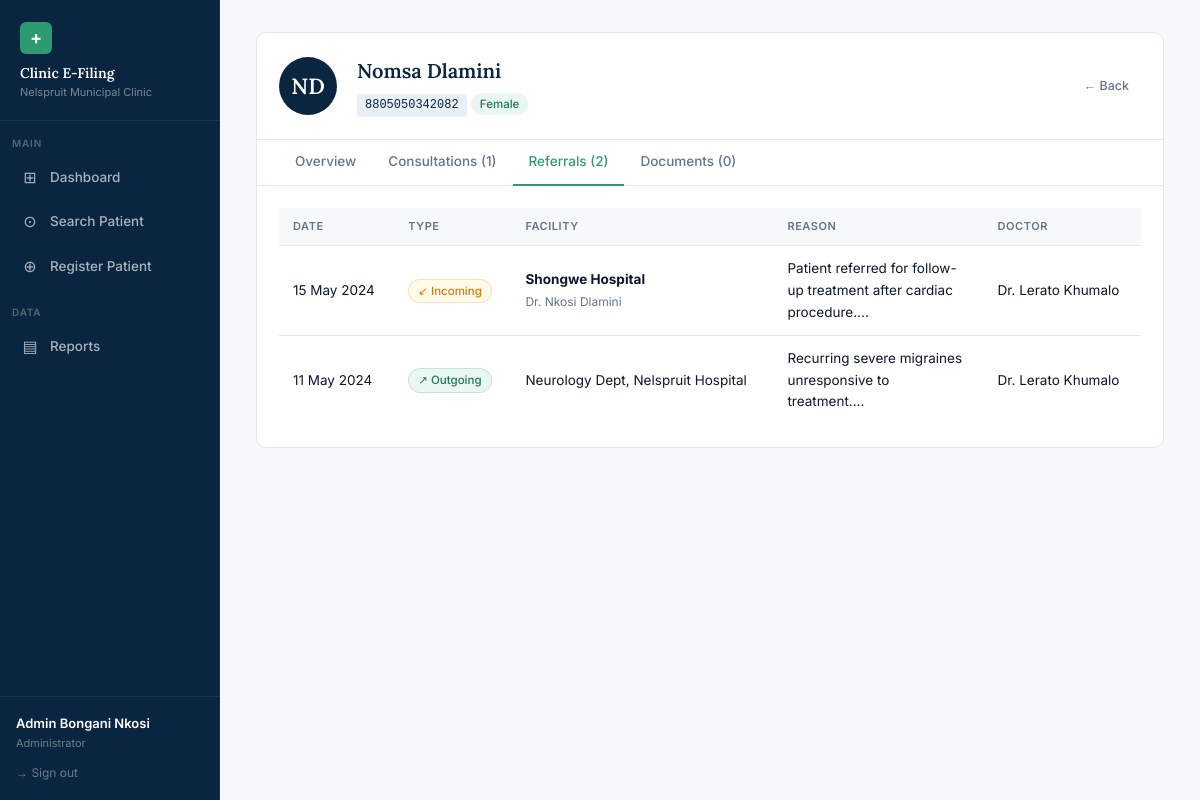
Page /profile.php?id=2&tab=referrals (signed in) on the committed database.
### tables this page shows
CREATE TABLE IF NOT EXISTS patients (
    patient_id      INT AUTO_INCREMENT PRIMARY KEY,
    id_number       VARCHAR(13) NOT NULL UNIQUE,
    first_name      VARCHAR(50) NOT NULL,
    last_name       VARCHAR(50) NOT NULL,
    date_of_birth   DATE,
    gender          ENUM('Male','Female','Other') NOT NULL,
    contact_number  VARCHAR(15),
    email           VARCHAR(100),
    address_id      INT,
    created_by      INT,
    created_at      DATETIME DEFAULT CURRENT_TIMESTAMP,
    FOREIGN KEY (address_id) REFERENCES addresses(address_id) ON DELETE SET NULL,
    FOREIGN KEY (created_by) REFERENCES staff(staff_id)       ON DELETE SET NULL
);

CREATE TABLE IF NOT EXISTS referrals (
    referral_id          INT AUTO_INCREMENT PRIMARY KEY,
    patient_id           INT  NOT NULL,
    staff_id             INT  NOT NULL,
    referral_date        DATE NOT NULL,
    referred_to          VARCHAR(100) NOT NULL,
    reason               TEXT,
    referral_type        ENUM('Outgoing','Incoming') DEFAULT 'Outgoing',
    referring_facility   VARCHAR(100) NULL,
    referring_doctor     VARCHAR(100) NULL,
    referral_letter_path VARCHAR(255) NULL,
    document_path        VARCHAR(255),
    created_at           DATETIME DEFAULT CURRENT_TIMESTAMP,
    FOREIGN KEY (patient_id) REFERENCES patients(patient_id)  ON DELETE CASCADE,
    FOREIGN KEY (staff_id)   REFERENCES staff(staff_id)       ON DELETE CASCADE
);

CREATE TABLE IF NOT EXISTS staff (
    staff_id     INT AUTO_INCREMENT PRIMARY KEY,
    full_name    VARCHAR(100) NOT NULL,
    role         ENUM('Doctor','Nurse','Receptionist','Administrator') NOT NULL,
    username     VARCHAR(50)  NOT NULL UNIQUE,
    password     VARCHAR(255) NOT NULL,
    email        VARCHAR(100),
    is_active    TINYINT(1)   DEFAULT 1,
    created_at   DATETIME     DEFAULT CURRENT_TIMESTAMP
);

### profile.php (the view, shortened to what this page needs)
<?php
require_once 'db.php';
$pid = (int)($_GET['id'] ?? 0);
$stmt = $conn->prepare(
    "SELECT p.*, a.street, a.suburb, a.city, a.province, a.postal_code, s.full_name AS registered_by
     FROM patients p
     LEFT JOIN addresses a ON p.address_id = a.address_id
     LEFT JOIN staff s     ON p.created_by  = s.staff_id
     WHERE p.patient_id = ?"
);
$stmt->bind_param('i', $pid); $stmt->execute();
$p = $stmt->get_result()->fetch_assoc();
$consults = $conn->prepare(
    "SELECT c.*, s.full_name AS doctor_name FROM consultations c
     JOIN staff s ON c.staff_id=s.staff_id WHERE c.patient_id=? ORDER BY c.visit_date DESC"
);
$consults->bind_param('i', $pid); $consults->execute();
$consults = $consults->get_result();
$refs = $conn->prepare(
    "SELECT r.*, s.full_name AS doctor_name FROM referrals r
     JOIN staff s ON r.staff_id=s.staff_id WHERE r.patient_id=? ORDER BY r.referral_date DESC"
);
$refs->bind_param('i', $pid); $refs->execute();
$refs = $refs->get_result();
$docs = $conn->prepare(
    "SELECT d.*, s.full_name AS uploaded_by FROM medical_documents d
     JOIN staff s ON d.staff_id=s.staff_id WHERE d.patient_id=? ORDER BY d.upload_date DESC"
);
$docs->bind_param('i', $pid); $docs->execute();
$docs = $docs->get_result();
$tab      = $_GET['tab'] ?? 'overview';
$initials = strtoupper(substr($p['first_name'],0,1).substr($p['last_name'],0,1));
?>
<!DOCTYPE html>
<html lang="en">
<head>
    <link rel="stylesheet" href="style.css">
</head>
<body>
<?php require_once 'includes.php'; ?>
<div class="main">
    <div class="card">
        <div class="patient-hero">
            <div class="patient-avatar"><?= $initials ?></div>
            <div style="flex:1;">
                <div class="patient-hero-name"><?= htmlspecialchars($p['first_name'].' '.$p['last_name']) ?></div>
                <div class="patient-hero-id"><?= htmlspecialchars($p['id_number']) ?></div>
                <span class="badge <?= $p['gender']==='Male'?'badge-navy':'badge-green' ?>" style="margin-top:6px;display:inline-flex;">
                    <?= $p['gender'] ?>
                </span>
            </div>
            <div style="display:flex;gap:8px;flex-wrap:wrap;">
                <a href="search.php" class="btn btn-ghost btn-sm">&larr; Back</a>
            </div>
        </div>
        <div class="tabs">
            <a href="?id=<?= $pid ?>&tab=overview"      class="<?= $tab==='overview'      ?'active':'' ?>">Overview</a>
            <a href="?id=<?= $pid ?>&tab=consultations"  class="<?= $tab==='consultations'  ?'active':'' ?>">Consultations (<?= $consults->num_rows ?>)</a>
            <a href="?id=<?= $pid ?>&tab=referrals"      class="<?= $tab==='referrals'      ?'active':'' ?>">Referrals (<?= $refs->num_rows ?>)</a>
            <a href="?id=<?= $pid ?>&tab=documents"      class="<?= $tab==='documents'      ?'active':'' ?>">Documents (<?= $docs->num_rows ?>)</a>
        </div>
        <?php if ($tab === 'overview'): ?>
        <div class="card-body">
            <div style="display:grid;grid-template-columns:1fr 1fr;gap:32px;">
                <div>
                    <p style="font-size:12px;font-weight:600;color:var(--slate);text-transform:uppercase;letter-spacing:.05em;margin-bottom:14px;">Personal Details</p>
                    <?php
                    $fields = [
                        'Full Name'     => $p['first_name'].' '.$p['last_name'],
                        'SA ID Number'  => $p['id_number'],
                        'Date of Birth' => $p['date_of_birth'] ? date('d F Y', strtotime($p['date_of_birth'])) : '—',
                        'Gender'        => $p['gender'],
                        'Contact'       => $p['contact_number'] ?? '—',
                        'Email'         => $p['email'] ?? '—',
                    ];
                    foreach ($fields as $label => $value):
                    ?>
                    <div style="display:flex;justify-content:space-between;padding:9px 0;border-bottom:1px solid var(--border);">
                        <span style="color:var(--slate);font-size:13px;"><?= $label ?></span>
                        <span style="font-weight:500;font-size:13px;"><?= htmlspecialchars($value) ?></span>
                    </div>
                    <?php endforeach; ?>
                </div>
                <div>
                    <p style="font-size:12px;font-weight:600;color:var(--slate);text-transform:uppercase;letter-spacing:.05em;margin-bottom:14px;">Address</p>
                    <?php
                    $addr = [
                        'Street'      => $p['street']      ?? '—',
                        'Suburb'      => $p['suburb']      ?? '—',
                        'City'        => $p['city']        ?? '—',
                        'Province'    => $p['province']    ?? '—',
                        'Postal Code' => $p['postal_code'] ?? '—',
                    ];
                    foreach ($addr as $label => $value):
                    ?>
                    <div style="display:flex;justify-content:space-between;padding:9px 0;border-bottom:1px solid var(--border);">
                        <span style="color:var(--slate);font-size:13px;"><?= $label ?></span>
                        <span style="font-weight:500;font-size:13px;"><?= htmlspecialchars($value) ?></span>
                    </div>
                    <?php endforeach; ?>
                    <div style="margin-top:14px;font-size:12px;color:var(--slate-light);">
                        Registered by <?= htmlspecialchars($p['registered_by'] ?? 'Unknown') ?>
                        on <?= date('d F Y', strtotime($p['created_at'])) ?>
                    </div>
                </div>
            </div>
        </div>
        <?php elseif ($tab === 'referrals'): ?>
        <div class="card-body">
            <?php if ($refs->num_rows === 0): ?>
            <div class="alert alert-info">&#9432; No referrals recorded yet.</div>
            <?php else: ?>
            <div class="table-wrap">
                <table>
                    <thead><tr><th>Date</th><th>Type</th><th>Facility</th><th>Reason</th><th>Doctor</th></tr></thead>
                    <tbody>
                    <?php while ($r = $refs->fetch_assoc()):
                        $is_incoming = ($r['referral_type'] ?? 'Outgoing') === 'Incoming';
                    ?>
                    <tr>
                        <td><?= date('d M Y', strtotime($r['referral_date'])) ?></td>
                        <td>
                            <?php if ($is_incoming): ?>
                            <span class="referral-incoming">&#8601; Incoming</span>
                            <?php else: ?>
                            <span class="referral-outgoing">&#8599; Outgoing</span>
                            <?php endif; ?>
                        </td>
                        <td>
                            <?php if ($is_incoming): ?>
                            <strong><?= htmlspecialchars($r['referring_facility'] ?? '—') ?></strong>
                            <?php if ($r['referring_doctor']): ?>
                            <br><span style="font-size:12px;color:var(--slate);"><?= htmlspecialchars($r['referring_doctor']) ?></span>
                            <?php endif; ?>
                            <?php else: ?>
                            <?= htmlspecialchars($r['referred_to']) ?>
                            <?php endif; ?>
                        </td>
                        <td style="max-width:200px;"><?= htmlspecialchars(substr($r['reason'] ?? '', 0, 80)) ?>...</td>
                        <td><?= htmlspecialchars($r['doctor_name']) ?></td>
                    </tr>
                    <?php endwhile; ?>
                    </tbody>
                </table>
            </div>
            <?php endif; ?>
        </div>
        <?php endif; ?>
    </div>
</div>
</body>
</html>

### style.css (style rules this page uses)
:root { --navy: #0A2540; --navy-mid: #1A3A5C; --navy-light: #E8EFF6; --green: #2D9B6F; --green-dark: #1E7A54; --green-light: #EAF6F0; --white: #FFFFFF; --bg: #F7F8FA; --border: #E2E8F0; --slate: #64748B; --slate-light: #94A3B8; --text: #0F172A; --danger: #DC2626; --danger-lt: #FEF2F2; --warning: #D97706; --warning-lt: #FFFBEB; --sidebar-w: 220px; --radius: 6px; --radius-lg: 10px; }
*, *::before, *::after { box-sizing: border-box; margin: 0; padding: 0; }
html { font-size: 15px; -webkit-font-smoothing: antialiased; }
body { font-family: 'Inter', system-ui, sans-serif; background: var(--bg); color: var(--text); line-height: 1.6; }
.main { margin-left: var(--sidebar-w); min-height: 100vh; padding: 32px 36px; }
.card { background: var(--white); border: 1px solid var(--border); border-radius: var(--radius-lg); margin-bottom: 20px; overflow: hidden; }
.card-body { padding: 22px; }
.table-wrap { overflow-x: auto; }
table { width: 100%; border-collapse: collapse; font-size: 13.5px; }
table thead th { padding: 10px 14px; text-align: left; font-size: 11px; font-weight: 600; color: var(--slate); text-transform: uppercase; letter-spacing: .05em; border-bottom: 1px solid var(--border); background: var(--bg); }
table tbody tr { border-bottom: 1px solid var(--border); transition: background .1s; }
table tbody tr:last-child { border-bottom: none; }
table tbody td { padding: 12px 14px; vertical-align: middle; color: var(--text); }
.badge { display: inline-flex; align-items: center; gap: 4px; padding: 2px 9px; border-radius: 20px; font-size: 11.5px; font-weight: 500; }
.badge-green { background: var(--green-light); color: var(--green-dark); }
.btn { display: inline-flex; align-items: center; gap: 6px; padding: 8px 16px; border-radius: var(--radius); font-size: 13.5px; font-weight: 500; font-family: 'Inter', sans-serif; cursor: pointer; border: 1px solid transparent; text-decoration: none; transition: background .15s, border-color .15s, color .15s; white-space: nowrap; }
.btn-ghost { background: transparent; color: var(--slate); border-color: transparent; }
.btn-sm { padding: 5px 11px; font-size: 12.5px; }
.patient-hero { display: flex; align-items: center; gap: 20px; padding: 22px; border-bottom: 1px solid var(--border); }
.patient-avatar { width: 58px; height: 58px; border-radius: 50%; background: var(--navy); color: #fff; display: flex; align-items: center; justify-content: center; font-family: 'Lora', serif; font-size: 22px; font-weight: 600; flex-shrink: 0; }
.patient-hero-name { font-family: 'Lora', Georgia, serif; font-size: 20px; font-weight: 600; color: var(--navy); }
.patient-hero-id { font-size: 12px; font-family: 'Courier New', monospace; background: var(--navy-light); color: var(--navy); padding: 2px 8px; border-radius: 4px; display: inline-block; margin-top: 4px; }
.tabs { display: flex; gap: 0; border-bottom: 1px solid var(--border); padding: 0 22px; }
.tabs a { padding: 11px 16px; font-size: 13.5px; font-weight: 500; color: var(--slate); text-decoration: none; border-bottom: 2px solid transparent; margin-bottom: -1px; transition: color .15s, border-color .15s; }
.tabs a.active { color: var(--green); border-bottom-color: var(--green); }
.referral-incoming { display: inline-flex; align-items: center; gap: 5px; font-size: 11.5px; font-weight: 500; color: var(--warning); background: var(--warning-lt); border: 1px solid rgba(217,119,6,.2); padding: 2px 9px; border-radius: 20px; }
.referral-outgoing { display: inline-flex; align-items: center; gap: 5px; font-size: 11.5px; font-weight: 500; color: var(--green-dark); background: var(--green-light); border: 1px solid rgba(45,155,111,.2); padding: 2px 9px; border-radius: 20px; }

### rows in the picture
patients: initials "ND", first_name+last_name "Nomsa Dlamini", id_number "8805050342082", gender "Female"
referrals: referral_date "15 May 2024", referral_type "↙ Incoming", referring_facility "Shongwe Hospital", referring_doctor "Dr. Nkosi Dlamini", reason "Patient referred for follow-up treatment after cardiac procedure.", staff.full_name "Dr. Lerato Khumalo"
referrals: referral_date "11 May 2024", referral_type "↗ Outgoing", referred_to "Neurology Dept, Nelspruit Hospital", reason "Recurring severe migraines unresponsive to treatment.", staff.full_name "Dr. Lerato Khumalo"

### other values in the picture
$icon "⊞ ⊙ ⊕ ▤"
$label "Dashboard Search Patient Register Patient Reports"
$session_name "Admin Bongani Nkosi"
$role "Administrator"
$consults->num_rows "1"
$refs->num_rows "2"
$docs->num_rows "0"
